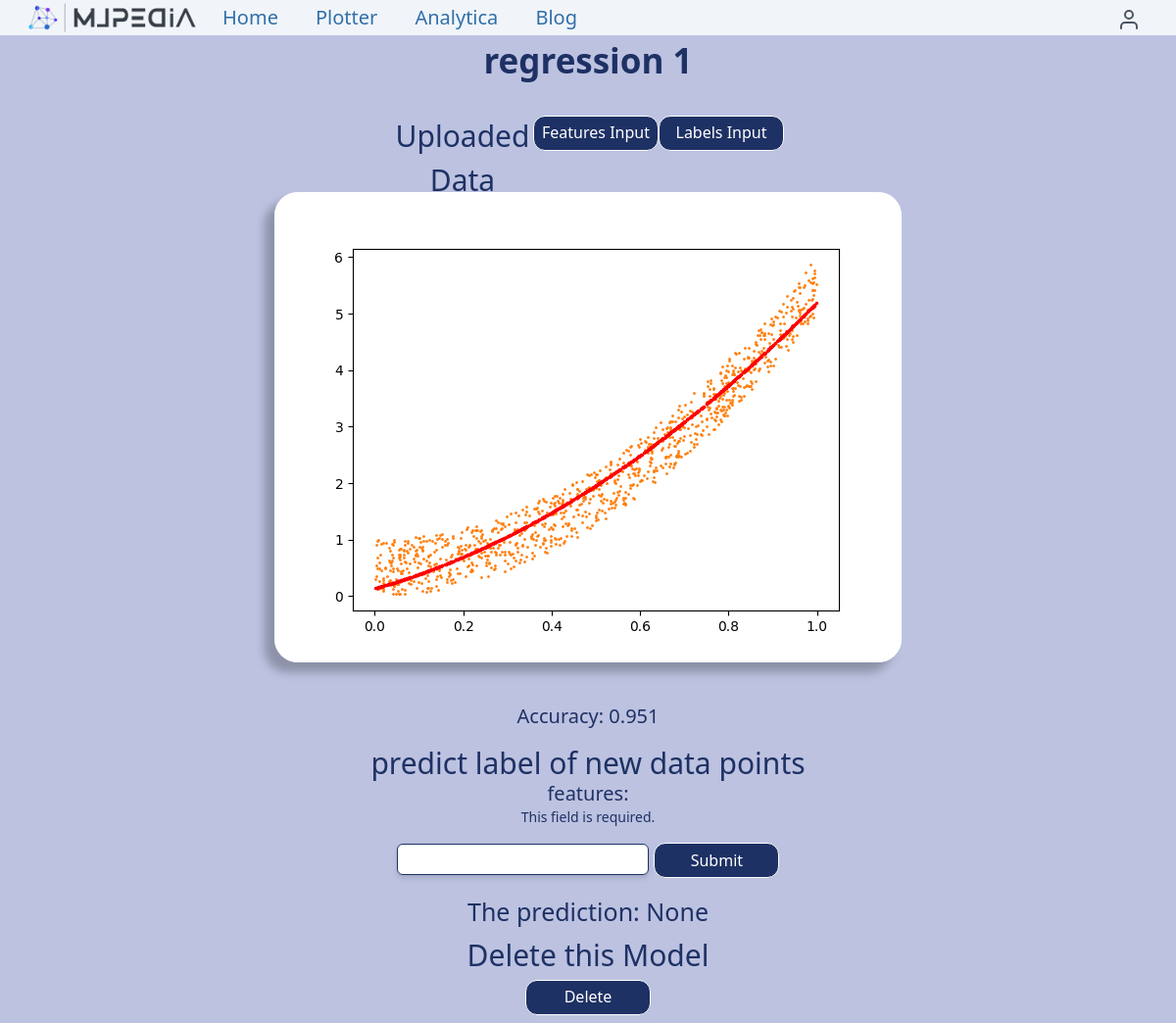
Page /analytica/rg_detail/1/regression-1/ (signed in) on the committed database.
### analytica/models.py (models this page shows, shortened)
class Regression(models.Model):
    user = models.ForeignKey(settings.AUTH_USER_MODEL,
                            related_name='regression_models_created',
                            on_delete=models.CASCADE)
    title = models.CharField(max_length=500)
    weight_dimention = models.IntegerField(default=0)
    degree = models.IntegerField(default=1)
    model_accuracy = models.FloatField(default=0.0)
    features_input = models.FileField(upload_to='files/%Y/%m/%d/')
    labels_input = models.FileField(upload_to='files/%Y/%m/%d/')
    plot = models.ImageField(upload_to='images/%Y/%m/%d/', blank = True)
    weights_file = models.FileField(upload_to='files/%Y/%m/%d/', blank = True)
    slug = models.SlugField(max_length = 600, blank=True)
    created = models.DateField(auto_now_add = True, db_index = True)
    class Meta:
        ordering = ('-created',)
    def get_absolute_url(self):
        return reverse('analytica:regression_detail', args=[self.id, self.slug])

### analytica/views.py (the view)
@login_required
def regression_detail(request, model_id, model):
    prediction = None
    rg_model = get_object_or_404(Regression,id = model_id, slug=model)
    try:
        if request.method == 'POST':
            submitted_form = RegressionPredictionForm(request.POST)
            if submitted_form.is_valid():
                new_data_point = submitted_form.cleaned_data['new_data_point']
                new_data_point = [str(new_data_point).split(',')]
                new_data_point = np.array(new_data_point).astype(float).T
                rg = rg_utils.RegressionModel(rg_model.weight_dimention, rg_model.degree)
                fm.read_saved_rg(rg_model.weights_file.path, rg)
                prediction = rg.predict(new_data_point)
        else:
            submitted_form = RegressionPredictionForm(request.GET)
    except:
        messages.error(request, "oops!something went wrong <br>please enter the data in correct format")
    return render(request,'analytica/regression/regression_detail.html',
                    {'rg_model': rg_model,
                    'form': submitted_form,
                    'prediction': prediction})

### analytica/forms.py
class RegressionPredictionForm(forms.Form):
    new_data_point = forms.CharField(label='features')

### analytica/templates/analytica/regression/regression_detail.html (shortened to what this page needs)
{% extends "base.html" %}
{% load static %}
{% block content %}
<!DOCTYPE html>
<html lang="en">
<head>
</head>
<body class=" bg-[#bcc2e0] h-full w-full ">
    <div class="text-center">
        <h1  class=" text-[#1e3164] text-[35px] font-semibold text-center mb-10 h-10" >{{ rg_model.title }}</h1>
        <div class="h-auto w-full flex justify-center">
            <div class="mx-10 mb-10 h-auto w-1/3 flex  justify-between items-center">
                <h1 class="text-[#1e3164] text-[30px] font-medium h-10">Uploaded Data</h1>
                <h1>
                    <a href="{{rg_model.features_input.url}}" download>
                        <div class="h-9 w-32 py-1 border border-white border-solid rounded-xl bg-[#1e3164] text-white text-center text-sm lg:text-base hover:bg-blue-900 hover:border-none ">
                            Features Input
                        </div>
                    </a>
                </h1>
                <h1>
                    <a href="{{rg_model.labels_input.url}}" download>
                        <div class="h-9 w-32 py-1 border border-white border-solid rounded-xl bg-[#1e3164] text-white text-center text-sm lg:text-base hover:bg-blue-900 hover:border-none ">
                            Labels Input
                        </div>
                    </a>
                </h1>
            </div>
        </div>
        <div class="h-auto w-full flex justify-center">
            {% if rg_model.plot %}
            <img src="{{ rg_model.plot.url }}" class="bg-slate-200 drop-shadow-[-10px_10px_5px_rgba(0,0,0,0.25)] rounded-3xl mx-10 mb-10 " >
            {% endif %}
        </div>
        <h1 class="text-[#1e3164] text-[20px] font-medium h-10 mx-10">Accuracy: {{ rg_model.model_accuracy | floatformat:3 }}</h1>
        <h1 class="text-[#1e3164] text-[30px] font-medium mx-10 h-10">predict label of new data points</h1>
        <form class="text-[#1e3164] text-xl mx-10" action="{{ rg_model.get_absolute_url }}" method="post">
            {{ form }}
            <input class="h-9 w-32 py-1 my-4 border border-white border-solid rounded-xl bg-[#1e3164] text-white text-center text-sm lg:text-base hover:bg-blue-900 hover:border-none " type="submit">
        </form>
        <h1 class="text-[#1e3164] text-[25px] font-medium mx-10 h-10">The prediction:  {{ prediction }}</h1>
        <h1 class="text-[#1e3164] text-[30px] font-medium mx-10 h-10">Delete this Model</h1>
        <div class="h-auto w-full flex justify-center">
            <a href="{% url 'analytica:regression_delete' rg_model.id rg_model.slug %}">
                <div class="h-9 w-32  my-2 py-1 border border-white border-solid rounded-xl bg-[#1e3164] text-white text-center text-sm lg:text-base hover:bg-blue-900 hover:border-none ">
                    Delete
                </div>
            </a>
        </div>
    </div>
</body>
</html>
{% endblock %}

### rows in the picture
Regression: title "regression 1", plot (picture), model_accuracy "0.951"

### other values in the picture
{{ prediction }} "None"
